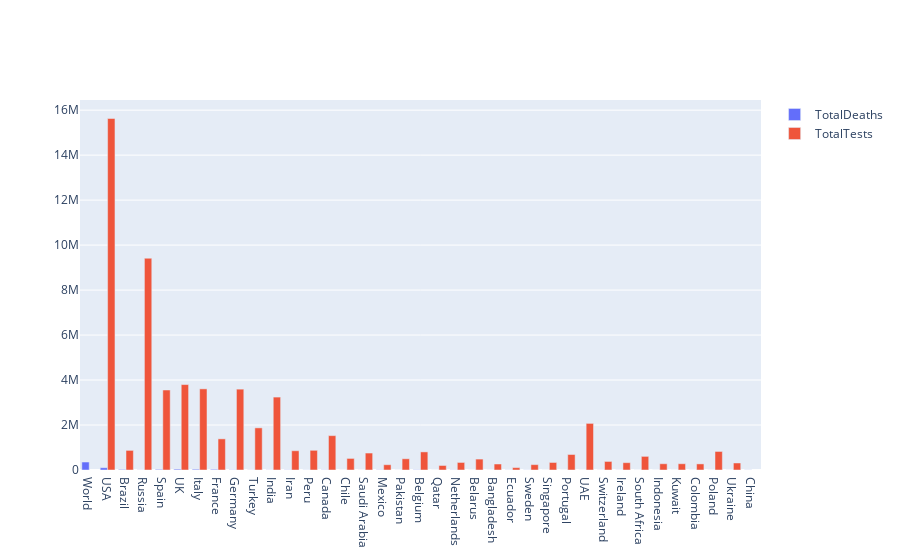

Write notebook code for a chart like this one.
### Code cell
country=df_cases_20000['Country,Other']

fig = go.Figure(data=[
    go.Bar(name='TotalDeaths', x=country, y=df_cases_20000['TotalDeaths']),
    go.Bar(name='TotalTests', x=country, y=df_cases_20000['TotalTests'])
])
# Change the bar mode
fig.update_layout(barmode='group')
fig.show()

### Figure 1 — Plotly figure (JSON) as saved in the notebook; plotly's stock layout.template omitted (floating-point values rounded to 4 significant figures)
{"data": [{"name": "TotalDeaths", "type": "bar", "x": ["World", "USA", "Brazil", "Russia", "Spain", "UK", "Italy", "France", "Germany", "Turkey", "India", "Iran", "Peru", "Canada", "Chile", "Saudi Arabia", "Mexico", "Pakistan", "Belgium", "Qatar", "Netherlands", "Belarus", "Bangladesh", "Ecuador", "Sweden", "Singapore", "Portugal", "UAE", "Switzerland", "Ireland", "South Africa", "Indonesia", "Kuwait", "Colombia", "Poland", "Ukraine", "China"], "y": [354223, 101140, 24600, 3968, 27117, 37460, 33072, 28530, 8498, 4397, 4528, 7564, 3788, 6671, 841, 425, 8134, 1225, 9364, 30, 5871, 214, 544, 3203, 4220, 23, 1356, 253, 1917, 1615, 524, 1473, 175, 776, 1028, 658, 4634]}, {"name": "TotalTests", "type": "bar", "x": ["World", "USA", "Brazil", "Russia", "Spain", "UK", "Italy", "France", "Germany", "Turkey", "India", "Iran", "Peru", "Canada", "Chile", "Saudi Arabia", "Mexico", "Pakistan", "Belgium", "Qatar", "Netherlands", "Belarus", "Bangladesh", "Ecuador", "Sweden", "Singapore", "Portugal", "UAE", "Switzerland", "Ireland", "South Africa", "Indonesia", "Kuwait", "Colombia", "Poland", "Ukraine", "China"], "y": [null, 15629069, 871839, 9415992, 3556567, 3798490, 3607251, 1384633, 3595059, 1873607, 3242160, 856546, 875721, 1528315, 514523, 754268, 235129, 499399, 804890, 201180, 335524, 485534, 266456, 106554, 238800, 334691, 689705, 2072493, 380671, 325795, 605991, 278411, 278945, 271118, 824774, 312532, null]}], "layout": {"barmode": "group"}}
